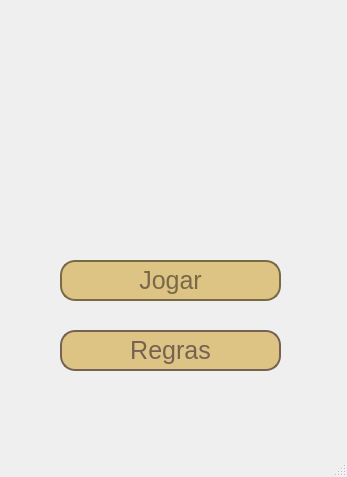
<?xml version="1.0" encoding="UTF-8"?>
<ui version="4.0">
 <class>MainWindow</class>
 <widget class="QMainWindow" name="MainWindow">
  <property name="geometry">
   <rect>
    <x>0</x>
    <y>0</y>
    <width>347</width>
    <height>477</height>
   </rect>
  </property>
  <property name="windowTitle">
   <string>MainWindow</string>
  </property>
  <widget class="QWidget" name="centralwidget">
   <widget class="QPushButton" name="btn_jogar">
    <property name="geometry">
     <rect>
      <x>60</x>
      <y>260</y>
      <width>221</width>
      <height>41</height>
     </rect>
    </property>
    <property name="styleSheet">
     <string notr="true">background-color:rgb(221, 196, 132);
border: 2px solid rgb(120, 106, 71);
border-radius: 15px;
color: rgb(120, 106, 71);
font-family:&quot;Agency FB&quot;;
font-size: 25px;
</string>
    </property>
    <property name="text">
     <string>Jogar</string>
    </property>
   </widget>
   <widget class="QPushButton" name="btn_regras">
    <property name="geometry">
     <rect>
      <x>60</x>
      <y>330</y>
      <width>221</width>
      <height>41</height>
     </rect>
    </property>
    <property name="styleSheet">
     <string notr="true">background-color:rgb(221, 196, 132);
border:2px solid rgb(118, 98, 82);
border-radius: 15px;
color: rgb(118, 98, 82);
font-family:&quot;Agency FB&quot;;
font-size: 25px;
</string>
    </property>
    <property name="text">
     <string>Regras</string>
    </property>
   </widget>
   <widget class="QLabel" name="fundo_inicio">
    <property name="geometry">
     <rect>
      <x>-50</x>
      <y>-150</y>
      <width>431</width>
      <height>631</height>
     </rect>
    </property>
    <property name="text">
     <string/>
    </property>
    <property name="pixmap">
     <pixmap>../imagens/navio.PNG</pixmap>
    </property>
    <property name="scaledContents">
     <bool>true</bool>
    </property>
   </widget>
   <widget class="QLabel" name="logo">
    <property name="geometry">
     <rect>
      <x>0</x>
      <y>0</y>
      <width>351</width>
      <height>141</height>
     </rect>
    </property>
    <property name="text">
     <string/>
    </property>
    <property name="pixmap">
     <pixmap>../imagens/logo.png</pixmap>
    </property>
    <property name="scaledContents">
     <bool>true</bool>
    </property>
   </widget>
   <zorder>fundo_inicio</zorder>
   <zorder>btn_jogar</zorder>
   <zorder>btn_regras</zorder>
   <zorder>logo</zorder>
  </widget>
  <widget class="QStatusBar" name="statusbar"/>
 </widget>
 <resources/>
 <connections/>
</ui>
